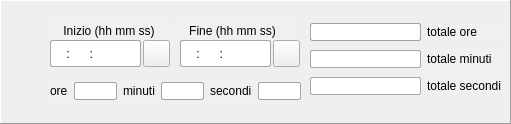
   <widget class="QFrame" name="orarioFrame">
    <property name="geometry">
     <rect>
      <x>-30</x>
      <y>129</y>
      <width>511</width>
      <height>124</height>
     </rect>
    </property>
    <property name="frameShape">
     <enum>QFrame::Panel</enum>
    </property>
    <property name="frameShadow">
     <enum>QFrame::Raised</enum>
    </property>
    <property name="lineWidth">
     <number>1</number>
    </property>
    <widget class="QWidget" name="layoutWidget">
     <property name="geometry">
      <rect>
       <x>310</x>
       <y>20</y>
       <width>191</width>
       <height>81</height>
      </rect>
     </property>
     <layout class="QGridLayout" name="gridLayout_2">
      <item row="2" column="0">
       <widget class="QLineEdit" name="textSecondiTot">
        <property name="font">
         <font>
          <pointsize>9</pointsize>
         </font>
        </property>
        <property name="styleSheet">
         <string notr="true">QLineEdit {
border: 1px solid rgb(167, 167, 167);
border-radius: 2px;
}</string>
        </property>
        <property name="alignment">
         <set>Qt::AlignCenter</set>
        </property>
        <property name="readOnly">
         <bool>true</bool>
        </property>
       </widget>
      </item>
      <item row="0" column="0">
       <widget class="QLineEdit" name="textOreTot">
        <property name="font">
         <font>
          <pointsize>9</pointsize>
         </font>
        </property>
        <property name="styleSheet">
         <string notr="true">QLineEdit {
border: 1px solid #a3a3a3;
border-radius: 2px;
}</string>
        </property>
        <property name="alignment">
         <set>Qt::AlignCenter</set>
        </property>
        <property name="readOnly">
         <bool>true</bool>
        </property>
       </widget>
      </item>
      <item row="1" column="1">
       <widget class="QLabel" name="label_MinutiTot">
        <property name="font">
         <font>
          <pointsize>9</pointsize>
         </font>
        </property>
        <property name="styleSheet">
         <string notr="true">QLabel { background-color: rgba(255, 255, 255, 10); }</string>
        </property>
        <property name="text">
         <string>totale minuti</string>
        </property>
       </widget>
      </item>
      <item row="2" column="1">
       <widget class="QLabel" name="label_SecondiTot">
        <property name="font">
         <font>
          <pointsize>9</pointsize>
         </font>
        </property>
        <property name="styleSheet">
         <string notr="true">QLabel { background-color: rgba(255, 255, 255, 10); }</string>
        </property>
        <property name="text">
         <string>totale secondi</string>
        </property>
       </widget>
      </item>
      <item row="0" column="1">
       <widget class="QLabel" name="label_OreTot">
        <property name="font">
         <font>
          <pointsize>9</pointsize>
         </font>
        </property>
        <property name="styleSheet">
         <string notr="true">QLabel { background-color: rgba(255, 255, 255, 10); }</string>
        </property>
        <property name="text">
         <string>totale ore</string>
        </property>
       </widget>
      </item>
      <item row="1" column="0">
       <widget class="QLineEdit" name="textMinutiTot">
        <property name="font">
         <font>
          <pointsize>9</pointsize>
         </font>
        </property>
        <property name="styleSheet">
         <string notr="true">QLineEdit {
border: 1px solid rgb(167, 167, 167);
border-radius: 2px;
}</string>
        </property>
        <property name="alignment">
         <set>Qt::AlignCenter</set>
        </property>
        <property name="readOnly">
         <bool>true</bool>
        </property>
       </widget>
      </item>
     </layout>
    </widget>
    <widget class="QLineEdit" name="textOraFine">
     <property name="geometry">
      <rect>
       <x>180</x>
       <y>40</y>
       <width>91</width>
       <height>27</height>
      </rect>
     </property>
     <property name="font">
      <font>
       <pointsize>9</pointsize>
      </font>
     </property>
     <property name="styleSheet">
      <string notr="true">QLineEdit {
border: 1px solid #a3a3a3;
border-radius: 2px;
}</string>
     </property>
     <property name="inputMask">
      <string>00  :  00  :  00</string>
     </property>
    </widget>
    <widget class="QWidget" name="horizontalLayoutWidget">
     <property name="geometry">
      <rect>
       <x>50</x>
       <y>20</y>
       <width>241</width>
       <height>21</height>
      </rect>
     </property>
     <layout class="QHBoxLayout" name="horizontalLayout_3">
      <property name="sizeConstraint">
       <enum>QLayout::SetDefaultConstraint</enum>
      </property>
      <item>
       <widget class="QLabel" name="label_OraInizio">
        <property name="font">
         <font>
          <family>MS Shell Dlg 2</family>
          <pointsize>9</pointsize>
          <weight>50</weight>
          <bold>false</bold>
          <underline>false</underline>
         </font>
        </property>
        <property name="styleSheet">
         <string notr="true">QLabel { background-color: rgba(255, 255, 255, 10); }</string>
        </property>
        <property name="text">
         <string>Inizio (hh mm ss)</string>
        </property>
        <property name="alignment">
         <set>Qt::AlignCenter</set>
        </property>
       </widget>
      </item>
      <item>
       <widget class="QLabel" name="label_OraFine">
        <property name="font">
         <font>
          <family>MS Shell Dlg 2</family>
          <pointsize>9</pointsize>
         </font>
        </property>
        <property name="autoFillBackground">
         <bool>false</bool>
        </property>
        <property name="styleSheet">
         <string notr="true">QLabel { background-color: rgba(255, 255, 255, 10); }</string>
        </property>
        <property name="frameShape">
         <enum>QFrame::NoFrame</enum>
        </property>
        <property name="frameShadow">
         <enum>QFrame::Plain</enum>
        </property>
        <property name="lineWidth">
         <number>1</number>
        </property>
        <property name="text">
         <string>Fine (hh mm ss)</string>
        </property>
        <property name="scaledContents">
         <bool>false</bool>
        </property>
        <property name="alignment">
         <set>Qt::AlignCenter</set>
        </property>
       </widget>
      </item>
     </layout>
    </widget>
    <widget class="QLineEdit" name="textOraInizio">
     <property name="geometry">
      <rect>
       <x>50</x>
       <y>40</y>
       <width>91</width>
       <height>27</height>
      </rect>
     </property>
     <property name="font">
      <font>
       <pointsize>9</pointsize>
      </font>
     </property>
     <property name="contextMenuPolicy">
      <enum>Qt::DefaultContextMenu</enum>
     </property>
     <property name="acceptDrops">
      <bool>true</bool>
     </property>
     <property name="autoFillBackground">
      <bool>false</bool>
     </property>
     <property name="styleSheet">
      <string notr="true">QLineEdit {
border: 1px solid #a3a3a3;
border-radius: 2px;
}</string>
     </property>
     <property name="inputMask">
      <string>00  :  00  :  00</string>
     </property>
     <property name="text">
      <string>  :    :  </string>
     </property>
     <property name="frame">
      <bool>true</bool>
     </property>
    </widget>
    <widget class="QWidget" name="layoutWidget">
     <property name="geometry">
      <rect>
       <x>50</x>
       <y>80</y>
       <width>251</width>
       <height>22</height>
      </rect>
     </property>
     <layout class="QHBoxLayout" name="horizontalLayout_4">
      <property name="spacing">
       <number>6</number>
      </property>
      <property name="sizeConstraint">
       <enum>QLayout::SetDefaultConstraint</enum>
      </property>
      <property name="leftMargin">
       <number>0</number>
      </property>
      <item>
       <widget class="QLabel" name="label_Ore">
        <property name="font">
         <font>
          <pointsize>9</pointsize>
         </font>
        </property>
        <property name="styleSheet">
         <string notr="true">QLabel { background-color: rgba(255, 255, 255, 10); }</string>
        </property>
        <property name="text">
         <string>ore</string>
        </property>
       </widget>
      </item>
      <item>
       <widget class="QLineEdit" name="textOre">
        <property name="font">
         <font>
          <pointsize>9</pointsize>
         </font>
        </property>
        <property name="styleSheet">
         <string notr="true">QLineEdit {
border: 1px solid #a3a3a3;
border-radius: 2px;
}
</string>
        </property>
        <property name="alignment">
         <set>Qt::AlignCenter</set>
        </property>
        <property name="readOnly">
         <bool>true</bool>
        </property>
       </widget>
      </item>
      <item>
       <widget class="QLabel" name="label_Minuti">
        <property name="font">
         <font>
          <pointsize>9</pointsize>
         </font>
        </property>
        <property name="styleSheet">
         <string notr="true">QLabel { background-color: rgba(255, 255, 255, 10); }
</string>
        </property>
        <property name="text">
         <string>minuti</string>
        </property>
       </widget>
      </item>
      <item>
       <widget class="QLineEdit" name="textMinuti">
        <property name="font">
         <font>
          <pointsize>9</pointsize>
         </font>
        </property>
        <property name="styleSheet">
         <string notr="true">QLineEdit {
border: 1px solid #a3a3a3;
border-radius: 2px;
}</string>
        </property>
        <property name="alignment">
         <set>Qt::AlignCenter</set>
        </property>
        <property name="readOnly">
         <bool>true</bool>
        </property>
       </widget>
      </item>
      <item>
       <widget class="QLabel" name="label_Secondi">
        <property name="font">
         <font>
          <pointsize>9</pointsize>
         </font>
        </property>
        <property name="styleSheet">
         <string notr="true">QLabel { background-color: rgba(255, 255, 255, 10); }</string>
        </property>
        <property name="text">
         <string>secondi</string>
        </property>
       </widget>
      </item>
      <item>
       <widget class="QLineEdit" name="textSecondi">
        <property name="enabled">
         <bool>true</bool>
        </property>
        <property name="font">
         <font>
          <pointsize>9</pointsize>
         </font>
        </property>
        <property name="styleSheet">
         <string notr="true">QLineEdit {
border: 1px solid #a3a3a3;
border-radius: 2px;
}</string>
        </property>
        <property name="alignment">
         <set>Qt::AlignCenter</set>
        </property>
        <property name="readOnly">
         <bool>true</bool>
        </property>
       </widget>
      </item>
     </layout>
    </widget>
    <widget class="QPushButton" name="btn_inizioaOra">
     <property name="geometry">
      <rect>
       <x>143</x>
       <y>40</y>
       <width>27</width>
       <height>27</height>
      </rect>
     </property>
     <property name="styleSheet">
      <string notr="true"/>
     </property>
     <property name="text">
      <string/>
     </property>
     <property name="icon">
      <iconset resource="resource.qrc">
       <normaloff>:/resources/images/current_time.png</normaloff>:/resources/images/current_time.png</iconset>
     </property>
     <property name="iconSize">
      <size>
       <width>20</width>
       <height>20</height>
      </size>
     </property>
    </widget>
    <widget class="QPushButton" name="btn_fineaOra">
     <property name="geometry">
      <rect>
       <x>273</x>
       <y>40</y>
       <width>27</width>
       <height>27</height>
      </rect>
     </property>
     <property name="text">
      <string/>
     </property>
     <property name="icon">
      <iconset resource="resource.qrc">
       <normaloff>:/resources/images/current_time.png</normaloff>:/resources/images/current_time.png</iconset>
     </property>
     <property name="iconSize">
      <size>
       <width>20</width>
       <height>20</height>
      </size>
     </property>
    </widget>
   </widget>
